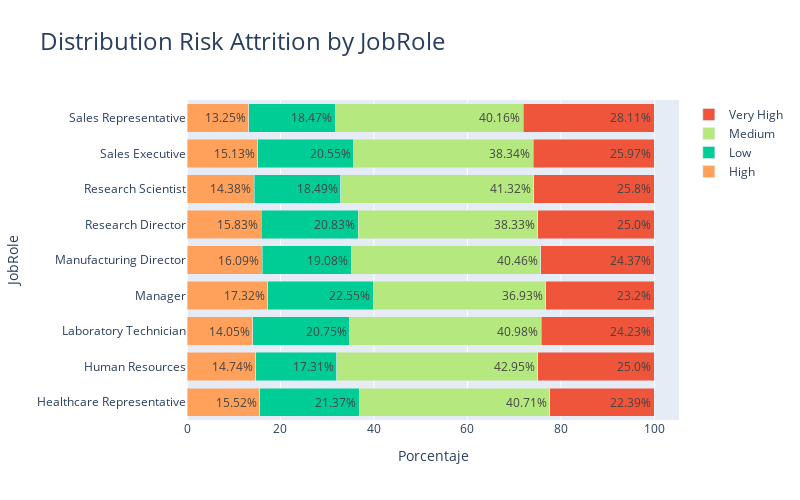

Notebook code for this chart:
### Markdown cell above
# Distribución del perfil de Riesgo según la posición

### Code cell
import pandas as pd
import plotly.graph_objects as go

# Calcular los porcentajes para cada combinación de JobRole y RiskAttrition
grouped_df = new_df.groupby(['JobRole', 'RiskAttrition']).size().unstack()
total_counts = grouped_df.sum(axis=1)
percentage_df = grouped_df.divide(total_counts, axis=0) * 100

# Crear la gráfica de barras
fig = go.Figure()

# Definir los colores para cada categoría de RiskAttrition
colors = {
    "Low": "#00CC96",
    "Medium": "#B6E880",
    "High": "#FFA15A",
    "Very High": "#EF553B"
}

# Agregar las barras al gráfico
for risk in new_df['RiskAttrition'].unique():
    fig.add_trace(go.Bar(
        x=percentage_df[risk],
        y=percentage_df.index,
        name=risk,
        orientation='h',
        marker=dict(color=colors[risk]),
        text=percentage_df[risk].round(2).astype(str) + '%',
        textposition='auto'
    ))

# Personalizar el diseño del gráfico
fig.update_layout(
    title={
        'text': 'Distribution Risk Attrition by JobRole',
        'font': {'size': 24}
    
        
       
    },
    xaxis=dict(title='Porcentaje'),
    yaxis=dict(title='JobRole'),
    barmode='stack',
    autosize=False,
    width=800,
    height=500
)

# Mostrar el gráfico
fig.show()

### Figure 1 — Plotly figure (JSON) as saved in the notebook; plotly's stock layout.template omitted (floating-point values rounded to 4 significant figures)
{"data": [{"marker": {"color": "#FFA15A"}, "name": "High", "orientation": "h", "text": ["15.52%", "14.74%", "14.05%", "17.32%", "16.09%", "15.83%", "14.38%", "15.13%", "13.25%"], "textposition": "auto", "type": "bar", "x": [15.52, 14.74, 14.05, 17.32, 16.09, 15.83, 14.38, 15.13, 13.25], "y": ["Healthcare Representative", "Human Resources", "Laboratory Technician", "Manager", "Manufacturing Director", "Research Director", "Research Scientist", "Sales Executive", "Sales Representative"]}, {"marker": {"color": "#00CC96"}, "name": "Low", "orientation": "h", "text": ["21.37%", "17.31%", "20.75%", "22.55%", "19.08%", "20.83%", "18.49%", "20.55%", "18.47%"], "textposition": "auto", "type": "bar", "x": [21.37, 17.31, 20.75, 22.55, 19.08, 20.83, 18.49, 20.55, 18.47], "y": ["Healthcare Representative", "Human Resources", "Laboratory Technician", "Manager", "Manufacturing Director", "Research Director", "Research Scientist", "Sales Executive", "Sales Representative"]}, {"marker": {"color": "#B6E880"}, "name": "Medium", "orientation": "h", "text": ["40.71%", "42.95%", "40.98%", "36.93%", "40.46%", "38.33%", "41.32%", "38.34%", "40.16%"], "textposition": "auto", "type": "bar", "x": [40.71, 42.95, 40.98, 36.93, 40.46, 38.33, 41.32, 38.34, 40.16], "y": ["Healthcare Representative", "Human Resources", "Laboratory Technician", "Manager", "Manufacturing Director", "Research Director", "Research Scientist", "Sales Executive", "Sales Representative"]}, {"marker": {"color": "#EF553B"}, "name": "Very High", "orientation": "h", "text": ["22.39%", "25.0%", "24.23%", "23.2%", "24.37%", "25.0%", "25.8%", "25.97%", "28.11%"], "textposition": "auto", "type": "bar", "x": [22.39, 25, 24.23, 23.2, 24.37, 25, 25.8, 25.97, 28.11], "y": ["Healthcare Representative", "Human Resources", "Laboratory Technician", "Manager", "Manufacturing Director", "Research Director", "Research Scientist", "Sales Executive", "Sales Representative"]}], "layout": {"autosize": false, "barmode": "stack", "height": 500, "title": {"font": {"size": 24}, "text": "Distribution Risk Attrition by JobRole"}, "width": 800, "xaxis": {"title": {"text": "Porcentaje"}}, "yaxis": {"title": {"text": "JobRole"}}}}
